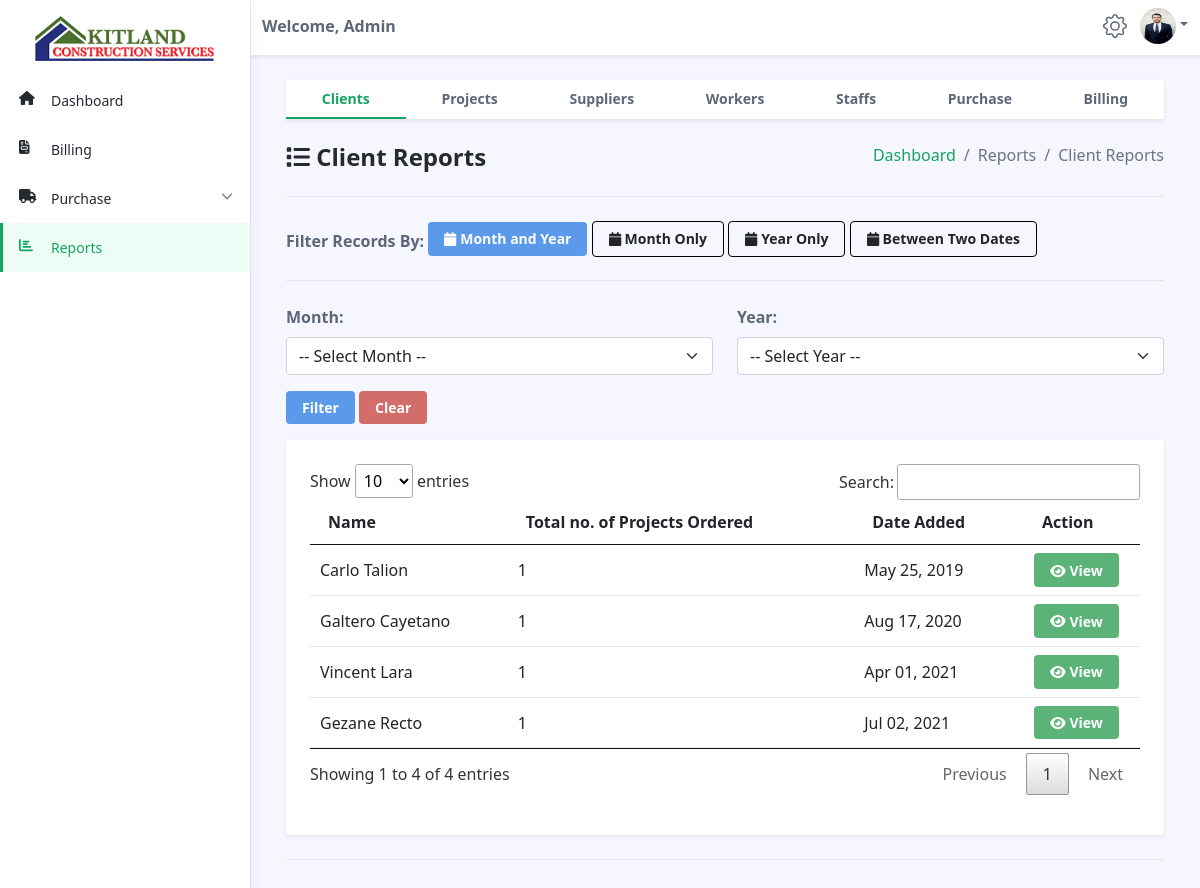
/accountant/client-reports.php (signed in), run on an earlier commit of the app's database.
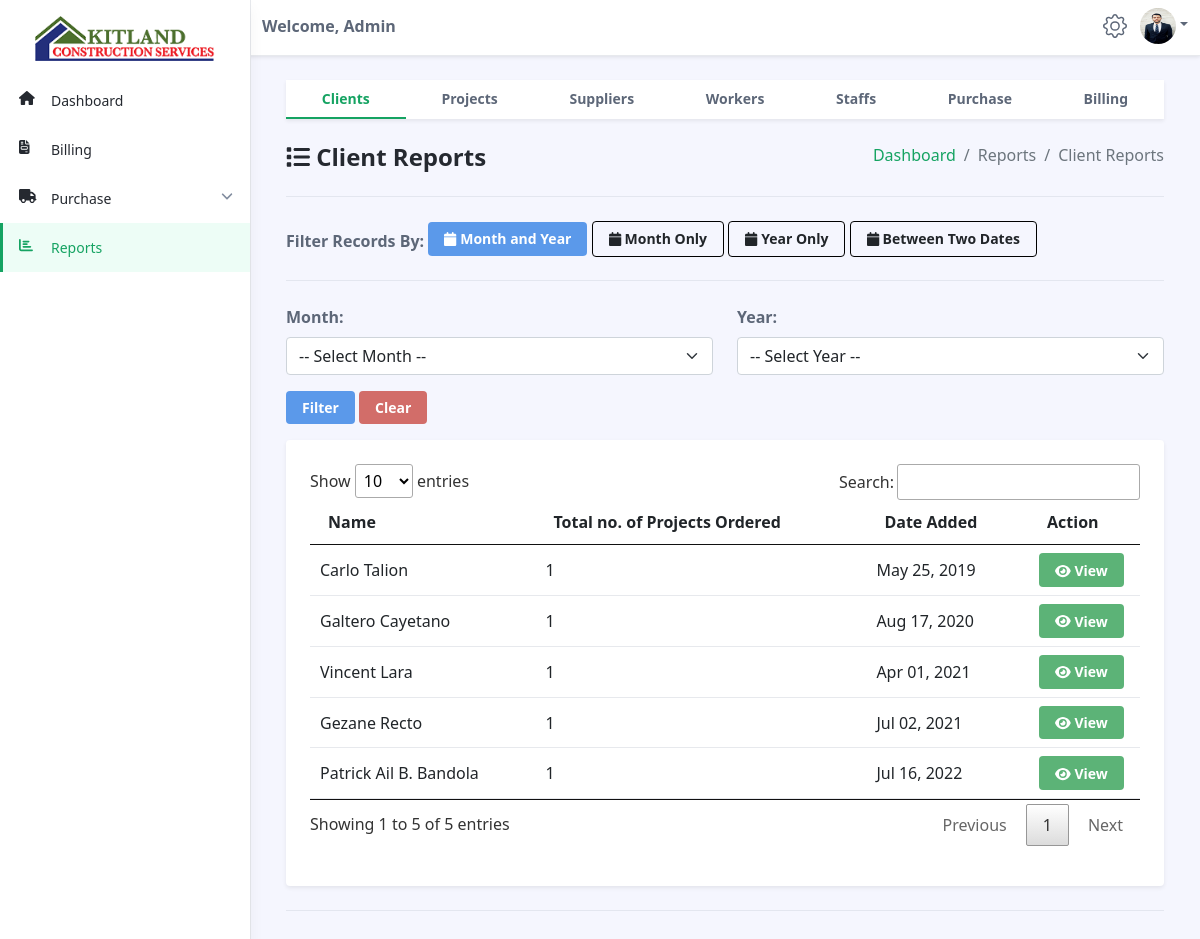
And on a later commit of the database.
### tables this page shows
CREATE TABLE `projects` (
  `id` int(11) NOT NULL,
  `type` varchar(50) NOT NULL,
  `name` varchar(255) NOT NULL,
  `project_description` varchar(255) NOT NULL,
  `engineer_id` varchar(255) NOT NULL,
  `location` varchar(255) NOT NULL,
  `client_name` varchar(50) NOT NULL,
  `start_date` date NOT NULL,
  `end_date` date NOT NULL,
  `status` varchar(50) NOT NULL,
  `receivable_status` varchar(50) NOT NULL,
  `date_received` datetime NOT NULL DEFAULT current_timestamp(),
  `date_added` date NOT NULL DEFAULT current_timestamp()
);

CREATE TABLE `clients` (
  `id` int(11) NOT NULL,
  `name` varchar(50) NOT NULL,
  `contact` varchar(50) NOT NULL,
  `email` varchar(50) NOT NULL,
  `address` varchar(255) NOT NULL,
  `date_added` date NOT NULL DEFAULT current_timestamp(),
  `status` varchar(255) NOT NULL
);

### accountant/client-reports.php (the view, shortened to what this page needs)
<?php
include('../connections/config.php');
?>
<!DOCTYPE html>
<!DOCTYPE html>
<html lang="en">
<head>
	<link id="theme-style" rel="stylesheet" href="dataTables/jquery.dataTables.min.css">
	<link id="theme-style" rel="stylesheet" href="../assets/css/portal.css">
	<link rel="stylesheet" href="../assets/css/style.css" />
</head>
<body class="app">
	<?php $page = 'report';
	include('accountant-navbar.php'); ?>
	<div class="app-wrapper">
		<div class="app-content pt-3 p-md-3 p-lg-4">
			<div class="container-xl">
				<nav id="reports-table-tab" class="reports-table-tab app-nav-tabs nav shadow-sm flex-column flex-sm-row mb-4">
					<a class="flex-sm-fill text-sm-center nav-link active" data-bs-toggle="tab" href="client-reports.php" role="tab" data-target="#client" aria-selected="true">Clients</a>
					<a class="flex-sm-fill text-sm-center nav-link" data-bs-toggle="tab" href="project-reports.php" role="tab" aria-selected="false">Projects</a>
					<a class="flex-sm-fill text-sm-center nav-link" data-bs-toggle="tab" href="supplier-reports.php" role="tab" aria-selected="false">Suppliers</a>
					<a class="flex-sm-fill text-sm-center nav-link" data-bs-toggle="tab" href="worker-reports.php" role="tab" aria-selected="false">Workers</a>
					<a class="flex-sm-fill text-sm-center nav-link" data-bs-toggle="tab" href="staff-reports.php" role="tab" aria-selected="false">Staffs</a>
					<a class="flex-sm-fill text-sm-center nav-link" data-bs-toggle="tab" href="purchase-report.php" role="tab" aria-selected="false">Purchase</a>
					<a class="flex-sm-fill text-sm-center nav-link" data-bs-toggle="tab" href="billing-report.php" role="tab" aria-selected="false">Billing</a>
				</nav>
				<ol class="breadcrumb mb-4" style="float:right">
					<li class="breadcrumb-item"><a href="dashboard.php">Dashboard</a></li>
					<li class="breadcrumb-item active">Reports</li>
					<li class="breadcrumb-item active">Client Reports</li>
				</ol>
				<h1 class="app-page-title"><span class="nav-icon"><i class="fa fa-list"></i></span> Client Reports</h1>
				<hr class="mb-4">
				<span style="font-weight:bold">Filter Records By:</span>
				<a href="client-reports.php" class="btn app-btn btn-info" style="margin-bottom: 0.5em; color:white"><i class="fa fa-calendar"></i> Month and Year</a>
				<a href="client-reports-filter-by-month-only.php" class="btn app-btn" style="margin-bottom: 0.5em; border:1px solid #000"><i class="fa fa-calendar"></i> Month Only</a>
				<a href="client-reports-filter-by-year-only.php" class="btn app-btn" style="margin-bottom: 0.5em; border:1px solid #000"><i class="fa fa-calendar"></i> Year Only</a>
				<a href="client-reports-filter-by-two-dates.php" class="btn app-btn" style="margin-bottom: 0.5em; border:1px solid #000"><i class="fa fa-calendar"></i> Between Two Dates</a>
				<hr class="mb-4">
				<form class="settings-form" method="post">
					<div class="row">
						<div class="col-md-6 col-12 mb-3">
							<label for="setting-input-3" class="form-label" style="font-weight:bold">Month: </label>
							<select name="month" class="form-select">
								<option disabled selected>-- Select Month --</option>
							</select>
						</div>
						<div class="col-md-6 col-12 mb-3">
							<label for="setting-input-3" class="form-label" style="font-weight:bold">Year: </label>
							<select name="year" class="form-select">
								<option disabled selected>-- Select Year --</option>
							</select>
						</div>
						<div class="mb-3">
							<button type="submit" name="submit" class="btn app-btn btn-info" style="color:#fff">Filter</button>
							<a href="client-reports.php" class="btn app-btn btn-danger" style="color:#fff">Clear</a>
						</div>
					</div>
				</form>
				<?php if (isset($_POST['submit'])) {
					$month = mysqli_real_escape_string($conn, $_POST['month']);
					$year = mysqli_real_escape_string($conn, $_POST['year']);
				?>
					<div class="row g-4 settings-section">
						<div class="col-12 col-md-12">
							<div class="app-card app-card-settings shadow-sm p-4">
								<div class="app-card-body">
									<div class="mb-3">
										<table id="myTable" class="table app-table-hover mb-0 text-left">
											<thead>
												<?php
												$sql = "SELECT *, COUNT(*) as count FROM clients WHERE month(date_added) = '$month' AND year(date_added) = '$year' GROUP BY name ORDER BY date_added";
												$result = mysqli_query($conn, $sql);
												?>
												<tr>
													<th class="cell">Name</th>
													<th class="cell">Total no. of Projects Ordered</th>
													<th class="cell">Date Added</th>
													<th class="cell">Action</th>
												</tr>
											</thead>
											<tbody>
												<?php while ($row = mysqli_fetch_array($result)) { ?>
													<tr>
														<td class="cell" style="padding-top: 0.5em"><?php echo $row['name']; ?></td>
														<td class="cell" style="padding-top: 0.5em"><?php echo $row['count']; ?></td>
														<td class="cell" style="padding-top: 0.5em"><?php echo $date = date("M d, Y", strtotime($row['date_added']));; ?></td>
														<td><a href="client-report-details.php?ID=<?php echo $row['id']; ?>" class="btn app-btn btn-success" style="color:white"><i class="fa fa-eye"></i> View</a></td>
													</tr>
												<?php } ?>
											</tbody>
										</table>
									</div>
								</div>
							</div>
						</div>
					</div>
				<?php
				} else {
				?>
					<div class="row g-4 settings-section">
						<div class="col-12 col-md-12">
							<div class="app-card app-card-settings shadow-sm p-4">
								<div class="app-card-body">
									<div class="mb-3">
										<table id="myTable" class="table app-table-hover mb-0 text-left">
											<thead>
												<?php
												$sql = "SELECT *, COUNT(*) as count FROM projects, clients WHERE projects.client_name = clients.name GROUP BY clients.name ORDER BY clients.date_added";
												$result = mysqli_query($conn, $sql);
												?>
												<tr>
													<th class="cell">Name</th>
													<th class="cell">Total no. of Projects Ordered</th>
													<th class="cell">Date Added</th>
													<th class="cell">Action</th>
												</tr>
											</thead>
											<tbody>
												<?php while ($row = mysqli_fetch_array($result)) { ?>
													<tr>
														<td class="cell" style="padding-top: 0.5em"><?php echo $row['name']; ?></td>
														<td class="cell" style="padding-top: 0.5em"><?php echo $row['count']; ?></td>
														<td class="cell" style="padding-top: 0.5em"><?php echo $date = date("M d, Y", strtotime($row['date_added'])); ?></td>
														<td><a href="client-report-details.php?ID=<?php echo $row['id']; ?>" class="btn app-btn btn-success" style="color:white"><i class="fa fa-eye"></i> View</a></td>
													</tr>
												<?php } ?>
											</tbody>
										</table>
									</div>
								</div>
							</div>
						</div>
					</div>
				<?php
				}
				?>
				<hr class="my-4">
			</div>
		</div>
	</div>
</body>
</html>

### accountant/accountant-navbar.php (shortened to what this page needs)
<!DOCTYPE html>
<html lang="en">
<head>
</head>
<body>
	<header class="app-header fixed-top">
		<div class="app-header-inner">
			<div class="container-fluid py-2">
				<div class="app-header-content">
				<div class="row justify-content-between align-items-center">
					<div class="col-auto">
						<span style="font-weight:bold">Welcome, <?php echo $_SESSION['access']; ?></span>
					</div>
					<div class="app-utilities col-auto">
							<div class="app-utility-item app-user-dropdown dropdown">
								<a class="dropdown" id="user-dropdown-toggle" data-toggle="dropdown" href="#" role="button" aria-expanded="false">
									<span><a href="settings.php">
										</span>
								</a> &nbsp
							<div class="app-utility-item app-user-dropdown dropdown">
								<a class="dropdown-toggle" id="user-dropdown-toggle" data-toggle="dropdown" href="#" role="button" aria-expanded="false">
									<img src="../staff_images/<?php echo $_SESSION['profile']; ?>" alt="" srcset="" style="border-radius: 50%"></a>
							</div>
						</div>
					</div>
					</div>
				</div>
			</div>
		</div>
		<?php include('accountant-sidebar.php'); ?>
	</header>
</body>
</html>

### accountant/accountant-sidebar.php (shortened to what this page needs)
<!DOCTYPE html>
<html lang="en">
<head>
</head>
<body>
	<div id="app-sidepanel" class="app-sidepanel">
		<div class="sidepanel-inner d-flex flex-column">
			<div class="app-branding">
				<a class="app-logo" href="dashboard.php"><img src="../assets/images/kcs.png" style="height:45px; "></a>
			</div>
			<nav id="app-nav-main" class="app-nav app-nav-main flex-grow-1">
				<ul class="app-menu list-unstyled accordion" id="menu-accordion">
					<li class="nav-item">
						<a class="nav-link <?php if ($page == 'dashboard') {
												echo 'active';
											} ?>" href="dashboard.php">
							<span class="nav-icon"><i class="fa fa-home"></i></span>
							<span class="nav-link-text">Dashboard</span>
						</a>
					</li>
					<li class="nav-item">
						<a class="nav-link <?php if ($page == 'invoice') {
												echo 'active';
											} ?>" href="invoice.php">
							<span class="nav-icon"><i class="fas fa-file-invoice"></i></span>
							<span class="nav-link-text">Billing</span>
						</a>
					</li>
					<li class="nav-item has-submenu">
						<a class="nav-link submenu-toggle <?php if ($page == 'receive' or $page == 'return' or $page == 'purchase') {
																echo 'active';
															} ?>" href="#" data-toggle="collapse" data-target="#submenu-5" aria-expanded="<?php if ($page == 'receive' or $page == 'return' or $page == 'purchase') {
																																				echo 'true';
																																			} ?>" aria-controls="submenu-5">
							<span class="nav-icon"><i class="fa fa-truck"></i></span>
							<span class="nav-link-text">Purchase</span>
							<span class="submenu-arrow"><i class="fa fa-angle-down"></i></span>
						</a>
					</li>
					<li class="nav-item">
						<a class="nav-link <?php if ($page == 'report') {
												echo 'active';
											} ?>" href="client-reports.php">
							<span class="nav-icon"><i class="fas fa-chart-bar"></i></span>
							<span class="nav-link-text">Reports</span>
						</a>
					</li>
				</ul>
			</nav>
		</div>
	</div>
</body>
</html>

### assets/css/style.css (style rules this page uses)
* { -webkit-user-select: none; -moz-user-select: none; -ms-user-select: none; user-select: none; }

What changed in the data, as far as the page shows it:
added projects: clients.name "Patrick Ail B. Bandola", count "1", clients.date_added "Jul 16, 2022"
Also different on the page:
text written by a page script: "Show entries Search: Showing 1 to 4 of 4 entries Previous 1 Next" → "Show entries Search: Showing 1 to 5 of 5 entries Previous 1 Next"
